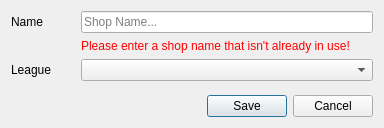
<?xml version="1.0" encoding="UTF-8"?>
<ui version="4.0">
 <class>NewShopDialog</class>
 <widget class="QDialog" name="NewShopDialog">
  <property name="windowModality">
   <enum>Qt::WindowModal</enum>
  </property>
  <property name="geometry">
   <rect>
    <x>0</x>
    <y>0</y>
    <width>384</width>
    <height>128</height>
   </rect>
  </property>
  <property name="windowTitle">
   <string>Adamant - New Shop</string>
  </property>
  <property name="modal">
   <bool>true</bool>
  </property>
  <layout class="QVBoxLayout" name="verticalLayout">
   <item>
    <layout class="QFormLayout" name="formLayout">
     <item row="0" column="0">
      <widget class="QLabel" name="label">
       <property name="minimumSize">
        <size>
         <width>64</width>
         <height>0</height>
        </size>
       </property>
       <property name="text">
        <string>Name</string>
       </property>
      </widget>
     </item>
     <item row="0" column="1">
      <widget class="QLineEdit" name="nameEdit">
       <property name="placeholderText">
        <string>Shop Name...</string>
       </property>
      </widget>
     </item>
     <item row="2" column="0">
      <widget class="QLabel" name="label_2">
       <property name="text">
        <string>League</string>
       </property>
      </widget>
     </item>
     <item row="2" column="1">
      <widget class="QComboBox" name="shopLeagueBox"/>
     </item>
     <item row="1" column="1">
      <widget class="QLabel" name="badNameLabel">
       <property name="styleSheet">
        <string notr="true">color: red;</string>
       </property>
       <property name="text">
        <string>Please enter a shop name that isn't already in use!</string>
       </property>
      </widget>
     </item>
    </layout>
   </item>
   <item>
    <widget class="QDialogButtonBox" name="buttonBox">
     <property name="standardButtons">
      <set>QDialogButtonBox::Cancel|QDialogButtonBox::Save</set>
     </property>
    </widget>
   </item>
  </layout>
 </widget>
 <resources/>
 <connections>
  <connection>
   <sender>buttonBox</sender>
   <signal>accepted()</signal>
   <receiver>NewShopDialog</receiver>
   <slot>accept()</slot>
   <hints>
    <hint type="sourcelabel">
     <x>263</x>
     <y>110</y>
    </hint>
    <hint type="destinationlabel">
     <x>384</x>
     <y>65</y>
    </hint>
   </hints>
  </connection>
  <connection>
   <sender>buttonBox</sender>
   <signal>rejected()</signal>
   <receiver>NewShopDialog</receiver>
   <slot>reject()</slot>
   <hints>
    <hint type="sourcelabel">
     <x>330</x>
     <y>109</y>
    </hint>
    <hint type="destinationlabel">
     <x>350</x>
     <y>73</y>
    </hint>
   </hints>
  </connection>
 </connections>
</ui>
